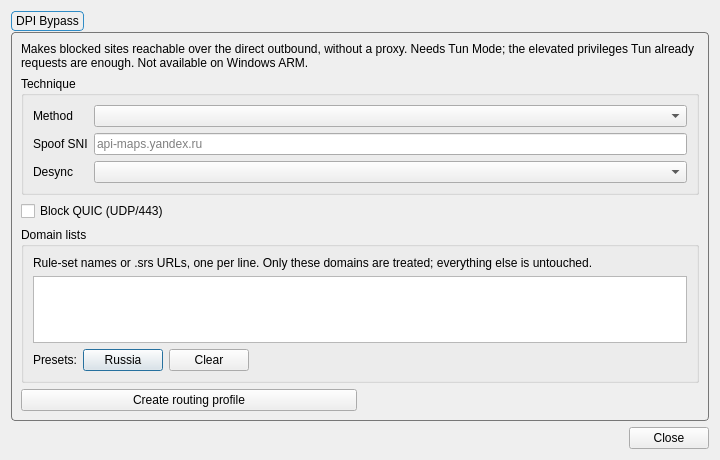
<?xml version="1.0" encoding="UTF-8"?>
<ui version="4.0">
 <class>DialogPresetSettings</class>
 <widget class="QDialog" name="DialogPresetSettings">
  <property name="geometry">
   <rect>
    <x>0</x>
    <y>0</y>
    <width>720</width>
    <height>460</height>
   </rect>
  </property>
  <property name="windowTitle">
   <string>Preset Settings</string>
  </property>
  <layout class="QVBoxLayout" name="verticalLayout">
   <item>
    <widget class="QTabWidget" name="tabWidget">
     <property name="styleSheet">
      <string notr="true">QTabWidget::pane {
    margin-top: 1px;
    border: 1px solid #777777;
    border-radius: 4px;
}

QTabBar {
    background: transparent;
    qproperty-drawBase: 0;
}

QTabBar::tab {
    border: 1px solid #777777;
    border-radius: 4px;

    padding: 2px 4px;
    margin-right: 1px;
}

QTabBar::tab:selected {
    border: 1px solid palette(highlight);
}

QTabBar::tab:!selected {
    border: 1px solid #777777;
}

QTabBar::tab:hover:!selected {
    border: 1px solid #777777;
}</string>
     </property>
     <property name="tabShape">
      <enum>QTabWidget::TabShape::Rounded</enum>
     </property>
     <property name="currentIndex">
      <number>0</number>
     </property>
     <widget class="QWidget" name="tab_dpi">
      <attribute name="title">
       <string>DPI Bypass</string>
      </attribute>
      <layout class="QVBoxLayout" name="dpi_layout">
       <item>
        <widget class="QLabel" name="dpi_intro">
         <property name="text">
          <string>Makes blocked sites reachable over the direct outbound, without a proxy. Needs Tun Mode; the elevated privileges Tun already requests are enough. Not available on Windows ARM.</string>
         </property>
         <property name="wordWrap">
          <bool>true</bool>
         </property>
        </widget>
       </item>
       <item>
        <widget class="QGroupBox" name="dpi_technique_box">
         <property name="title">
          <string>Technique</string>
         </property>
         <layout class="QFormLayout" name="dpi_form">
          <item row="0" column="0">
           <widget class="QLabel" name="dpi_method_l">
            <property name="text">
             <string>Method</string>
            </property>
           </widget>
          </item>
          <item row="0" column="1">
           <widget class="QComboBox" name="dpi_method"/>
          </item>
          <item row="1" column="0">
           <widget class="QLabel" name="dpi_spoof_sni_l">
            <property name="toolTip">
             <string>&lt;html&gt;&lt;head/&gt;&lt;body&gt;&lt;p&gt;A decoy ClientHello carrying this name is sent before the real one, so DPI classifies the flow by the decoy. Pick a name your network lets through.&lt;/p&gt;&lt;/body&gt;&lt;/html&gt;</string>
            </property>
            <property name="text">
             <string>Spoof SNI</string>
            </property>
           </widget>
          </item>
          <item row="1" column="1">
           <widget class="QLineEdit" name="dpi_spoof_sni">
            <property name="placeholderText">
             <string notr="true">api-maps.yandex.ru</string>
            </property>
           </widget>
          </item>
          <item row="2" column="0">
           <widget class="QLabel" name="dpi_spoof_method_l">
            <property name="toolTip">
             <string>&lt;html&gt;&lt;head/&gt;&lt;body&gt;&lt;p&gt;How the decoy packet is made invalid for the server while still convincing DPI. Which one works depends on your ISP, so try them in order.&lt;/p&gt;&lt;/body&gt;&lt;/html&gt;</string>
            </property>
            <property name="text">
             <string>Desync</string>
            </property>
           </widget>
          </item>
          <item row="2" column="1">
           <widget class="QComboBox" name="dpi_spoof_method"/>
          </item>
         </layout>
        </widget>
       </item>
       <item>
        <widget class="QCheckBox" name="dpi_block_quic">
         <property name="toolTip">
          <string>&lt;html&gt;&lt;head/&gt;&lt;body&gt;&lt;p&gt;There is no desync for QUIC, so blocking it makes browsers fall back to TLS over TCP, where the bypass works.&lt;/p&gt;&lt;/body&gt;&lt;/html&gt;</string>
         </property>
         <property name="text">
          <string>Block QUIC (UDP/443)</string>
         </property>
        </widget>
       </item>
       <item>
        <widget class="QGroupBox" name="dpi_lists_box">
         <property name="title">
          <string>Domain lists</string>
         </property>
         <layout class="QVBoxLayout" name="dpi_lists_layout">
          <item>
           <widget class="QLabel" name="dpi_lists_hint">
            <property name="text">
             <string>Rule-set names or .srs URLs, one per line. Only these domains are treated; everything else is untouched.</string>
            </property>
            <property name="wordWrap">
             <bool>true</bool>
            </property>
           </widget>
          </item>
          <item>
           <widget class="QPlainTextEdit" name="dpi_rule_sets"/>
          </item>
          <item>
           <layout class="QHBoxLayout" name="dpi_preset_row">
            <item>
             <widget class="QLabel" name="dpi_preset_l">
              <property name="text">
               <string>Presets:</string>
              </property>
             </widget>
            </item>
            <item>
             <widget class="QPushButton" name="dpi_preset_ru">
              <property name="text">
               <string>Russia</string>
              </property>
             </widget>
            </item>
            <item>
             <widget class="QPushButton" name="dpi_preset_clear">
              <property name="text">
               <string>Clear</string>
              </property>
             </widget>
            </item>
            <item>
             <spacer name="dpi_preset_spacer">
              <property name="orientation">
               <enum>Qt::Orientation::Horizontal</enum>
              </property>
              <property name="sizeHint" stdset="0">
               <size>
                <width>40</width>
                <height>20</height>
               </size>
              </property>
             </spacer>
            </item>
           </layout>
          </item>
         </layout>
        </widget>
       </item>
       <item>
        <layout class="QHBoxLayout" name="dpi_apply_row">
         <item>
          <widget class="QPushButton" name="dpi_apply">
           <property name="text">
            <string>Create routing profile</string>
           </property>
          </widget>
         </item>
         <item>
          <widget class="QLabel" name="dpi_status">
           <property name="text">
            <string/>
           </property>
           <property name="wordWrap">
            <bool>true</bool>
           </property>
          </widget>
         </item>
        </layout>
       </item>
      </layout>
     </widget>

    </widget>
   </item>
   <item>
    <widget class="QDialogButtonBox" name="buttonBox">
     <property name="orientation">
      <enum>Qt::Orientation::Horizontal</enum>
     </property>
     <property name="standardButtons">
      <set>QDialogButtonBox::StandardButton::Close</set>
     </property>
    </widget>
   </item>
  </layout>
 </widget>
 <resources/>
 <connections>
  <connection>
   <sender>buttonBox</sender>
   <signal>rejected()</signal>
   <receiver>DialogPresetSettings</receiver>
   <slot>reject()</slot>
   <hints>
    <hint type="sourcelabel">
     <x>316</x>
     <y>260</y>
    </hint>
    <hint type="destinationlabel">
     <x>286</x>
     <y>274</y>
    </hint>
   </hints>
  </connection>
 </connections>
</ui>
